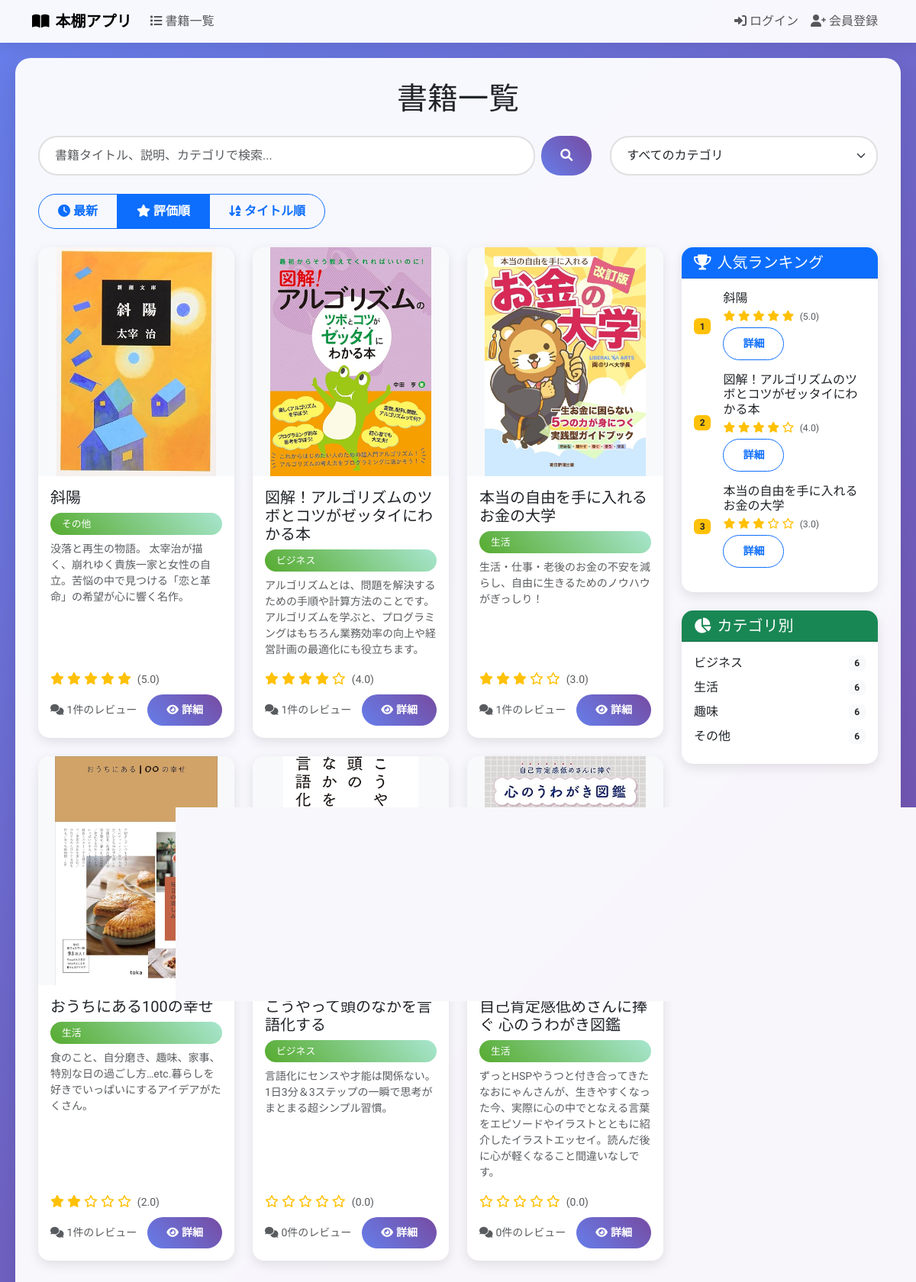
/?sort=rating, run on the app's committed database.
### book/models.py (models this page shows, shortened)
class Shelf(models.Model):
    title = models.CharField(max_length=100)
    text = models.TextField()
    thumbnail = models.ImageField(null=True, blank=True)
    category = models.CharField(
        max_length=100,
        choices = CATEGORY,
        )
    user = models.ForeignKey("auth.User", on_delete=models.CASCADE)
    created_at = models.DateTimeField(default=timezone.now)
    updated_at = models.DateTimeField(auto_now=True)
    favorites = models.ManyToManyField(User, related_name='favorite_books', blank=True)
    def get_average_rating(self):
        return self.review_set.aggregate(Avg('rate'))['rate__avg'] or 0
    def get_review_count(self):
        return self.review_set.count()

### book/views.py (the view, shortened to what this page needs)
# urls.py: path('', views.ListBookView.as_view(), name='list-book'),
class ListBookView(generic.ListView):
    template_name = 'book/book_list.html'
    model = Shelf
    context_object_name = 'Shelf'
    paginate_by = 12
    def get_queryset(self):
        queryset = Shelf.objects.all().order_by('-created_at')
        search_query = self.request.GET.get('search', '')
        if search_query:
            queryset = queryset.filter(
                Q(title__icontains=search_query) |
                Q(text__icontains=search_query) |
                Q(category__icontains=search_query)
            )
        category = self.request.GET.get('category', '')
        if category:
            queryset = queryset.filter(category=category)
        sort_by = self.request.GET.get('sort', 'newest')
        if sort_by == 'rating':
            queryset = queryset.annotate(avg_rating=Avg('review__rate')).order_by('-avg_rating')
        elif sort_by == 'title':
            queryset = queryset.order_by('title')
        elif sort_by == 'oldest':
            queryset = queryset.order_by('created_at')
        else:  # newest
            queryset = queryset.order_by('-created_at')
        return queryset
    def get_context_data(self, **kwargs):
        context = super().get_context_data(**kwargs)
        ranking_list = (
            Shelf.objects.annotate(avg_rating=Avg('review__rate')).order_by('-avg_rating')[:3]
        )
        context['ranking_list'] = ranking_list
        context['categories'] = dict(Shelf._meta.get_field('category').choices)
        context['search_query'] = self.request.GET.get('search', '')
        context['selected_category'] = self.request.GET.get('category', '')
        context['sort_by'] = self.request.GET.get('sort', 'newest')
        if self.request.user.is_authenticated:
            for book in context['Shelf']:
                book.is_favorited_by = getattr(book, 'is_favorited', False)
        return context

### templates/book/book_list.html (shortened to what this page needs)
{% extends 'base.html' %}
{% block h1 %}
  書籍一覧
{% endblock %}
{% block content %}
  <div class="row mb-4">
    <div class="col-md-8">
      <form method="get" class="d-flex">
        <input type="text" name="search" value="{{ search_query }}"
               class="form-control search-box me-2"
               placeholder="書籍タイトル、説明、カテゴリで検索...">
        <button type="submit" class="btn btn-primary">
          <i class="fas fa-search"></i>
        </button>
      </form>
    </div>
    <div class="col-md-4">
      <select name="category" class="form-select search-box" onchange="this.form.submit()">
        <option value="">すべてのカテゴリ</option>
      </select>
    </div>
  </div>
  <div class="row mb-4">
    <div class="col-12">
      <div class="btn-group" role="group">
        <a href="?{% if search_query %}search={{ search_query }}&{% endif %}{% if selected_category %}category={{ selected_category }}&{% endif %}sort=newest"
           class="btn btn-outline-primary {% if sort_by == 'newest' %}active{% endif %}">
          <i class="fas fa-clock me-1"></i>最新
        </a>
        <a href="?{% if search_query %}search={{ search_query }}&{% endif %}{% if selected_category %}category={{ selected_category }}&{% endif %}sort=rating"
           class="btn btn-outline-primary {% if sort_by == 'rating' %}active{% endif %}">
          <i class="fas fa-star me-1"></i>評価順
        </a>
        <a href="?{% if search_query %}search={{ search_query }}&{% endif %}{% if selected_category %}category={{ selected_category }}&{% endif %}sort=title"
           class="btn btn-outline-primary {% if sort_by == 'title' %}active{% endif %}">
          <i class="fas fa-sort-alpha-down me-1"></i>タイトル順
        </a>
      </div>
    </div>
  </div>
  <div class="row">
    <div class="col-lg-9">
      {% if Shelf %}
        <div class="row">
          {% for item in Shelf %}
            <div class="col-md-6 col-lg-4 mb-4">
              <div class="card h-100">
                {% if item.thumbnail %}
                  <img src="{{ item.thumbnail.url }}" class="card-img-top" alt="{{ item.title }}" style="height: 300px; object-fit: contain; background-color: #f8f9fa;">
                {% else %}
                  <div class="card-img-top bg-light d-flex align-items-center justify-content-center" style="height: 300px;">
                    <i class="fas fa-book fa-3x text-muted"></i>
                  </div>
                {% endif %}
                <div class="card-body d-flex flex-column">
                  <h5 class="card-title book-title">{{ item.title }}</h5>
                  <span class="category-badge mb-2">{{ item.get_category_display }}</span>
                  <p class="card-text text-muted small">
                    {{ item.text|truncatechars:100 }}
                  </p>
                  <div class="mt-auto">
                    <div class="d-flex justify-content-between align-items-center mb-2">
                      <div class="rating-stars">
                        {% for i in "12345" %}
                          {% if forloop.counter <= item.get_average_rating %}
                            <i class="fas fa-star"></i>
                          {% else %}
                            <i class="far fa-star"></i>
                          {% endif %}
                        {% endfor %}
                        <small class="text-muted ms-1">({{ item.get_average_rating|floatformat:1 }})</small>
                      </div>
                    </div>
                    <div class="d-flex justify-content-between align-items-center">
                      <small class="text-muted">
                        <i class="fas fa-comments me-1"></i>{{ item.get_review_count }}件のレビュー
                      </small>
                      <a href="{% url 'detail-book' item.pk %}" class="btn btn-primary btn-sm">
                        <i class="fas fa-eye me-1"></i>詳細
                      </a>
                    </div>
                  </div>
                </div>
              </div>
            </div>
          {% endfor %}
        </div>
      {% else %}
        <div class="text-center py-5">
          <i class="fas fa-search fa-3x text-muted mb-3"></i>
          <h3 class="text-muted">書籍が見つかりませんでした</h3>
          <p class="text-muted">検索条件を変更してお試しください</p>
        </div>
      {% endif %}
    </div>
    <div class="col-lg-3">
      <div class="card mb-4">
        <div class="card-header bg-primary text-white">
          <h5 class="mb-0"><i class="fas fa-trophy me-2"></i>人気ランキング</h5>
        </div>
        <div class="card-body">
          {% for ranking_book in ranking_list %}
            <div class="d-flex align-items-center mb-3">
              <div class="me-3">
                <span class="badge bg-warning text-dark">{{ forloop.counter }}</span>
              </div>
              <div class="flex-grow-1">
                <h6 class="mb-1 book-title">{{ ranking_book.title }}</h6>
                <div class="rating-stars small">
                  {% for i in "12345" %}
                    {% if forloop.counter <= ranking_book.avg_rating %}
                      <i class="fas fa-star"></i>
                    {% else %}
                      <i class="far fa-star"></i>
                    {% endif %}
                  {% endfor %}
                  <small class="text-muted ms-1">({{ ranking_book.avg_rating|floatformat:1 }})</small>
                </div>
                <a href="{% url 'detail-book' ranking_book.id %}" class="btn btn-sm btn-outline-primary mt-1">
                  詳細
                </a>
              </div>
            </div>
          {% endfor %}
        </div>
      </div>
      <div class="card">
        <div class="card-header bg-success text-white">
          <h5 class="mb-0"><i class="fas fa-chart-pie me-2"></i>カテゴリ別</h5>
        </div>
        <div class="card-body">
          {% for code, name in categories.items %}
            <div class="d-flex justify-content-between align-items-center mb-2">
              <span>{{ name }}</span>
              <span class="badge bg-light text-dark">
                {{ Shelf|length }}
              </span>
            </div>
          {% endfor %}
        </div>
      </div>
    </div>
  </div>
{% endblock %}

### templates/base.html (style rules this page uses)
body { font-family: 'Zen Kaku Gothic New', sans-serif; background: linear-gradient(135deg, #667eea 0%, #764ba2 100%); min-height: 100vh; }
.book-title { font-family: 'Dela Gothic One', sans-serif; }
.card { border: none; border-radius: 15px; box-shadow: 0 5px 15px rgba(0,0,0,0.1); transition: transform 0.3s ease, box-shadow 0.3s ease; overflow: hidden; }
.btn { border-radius: 25px; padding: 10px 25px; font-weight: 600; transition: all 0.3s ease; }
.btn-primary { background: linear-gradient(45deg, #667eea, #764ba2); border: none; }
.search-box { border-radius: 25px; border: 2px solid #e0e0e0; padding: 12px 20px; transition: all 0.3s ease; }
.rating-stars { color: #ffc107; }
.category-badge { background: linear-gradient(45deg, #56ab2f, #a8e6cf); color: white; padding: 5px 15px; border-radius: 20px; font-size: 0.8rem; }

### data on the page
Shelf: thumbnail (picture), title "斜陽", category "その他", text "没落と再生の物語。 太宰治が描く、崩れゆく貴族一家と女性の自立。苦悩の中で見つける「恋と革命」の希望が心に響く名作。", get_average_rating "5.0", get_review_count "1", avg_rating "5.0"
Shelf: thumbnail (picture), title "図解！アルゴリズムのツボとコツがゼッタイにわかる本", category "ビジネス", text "アルゴリズムとは、問題を解決するための手順や計算方法のことです。アルゴリズムを学ぶと、プログラミングはもちろん業務効率の向上や経営計画の最適化にも役立ちます。", get_average_rating "4.0", get_review_count "1", avg_rating "4.0"
Shelf: thumbnail (picture), title "本当の自由を手に入れる お金の大学", category "生活", text "生活・仕事・老後のお金の不安を減らし、自由に生きるためのノウハウがぎっしり！", get_average_rating "3.0", get_review_count "1", avg_rating "3.0"
Shelf: thumbnail (picture), title "おうちにある100の幸せ", category "生活", text "食のこと、自分磨き、趣味、家事、特別な日の過ごし方…etc.暮らしを好きでいっぱいにするアイデアがたくさん。", get_average_rating "2.0", get_review_count "1"
Shelf: thumbnail (picture), title "こうやって頭のなかを言語化する", category "ビジネス", text "言語化にセンスや才能は関係ない。1日3分＆3ステップの一瞬で思考がまとまる超シンプル習慣。", get_average_rating "0.0", get_review_count "0"
Shelf: thumbnail (picture), title "自己肯定感低めさんに捧ぐ 心のうわがき図鑑", category "生活", text "ずっとHSPやうつと付き合ってきたなおにゃんさんが、生きやすくなった今、実際に心の中でとなえる言葉をエピソードやイラストとともに紹介したイラストエッセイ。読んだ後に心が軽くなること間違いなしです。", get_average_rating "0.0", get_review_count "0"

### other printed values
{{ name }} "ビジネス" "生活" "趣味" "その他"
{{ Shelf|length }} "6" "6" "6" "6"
